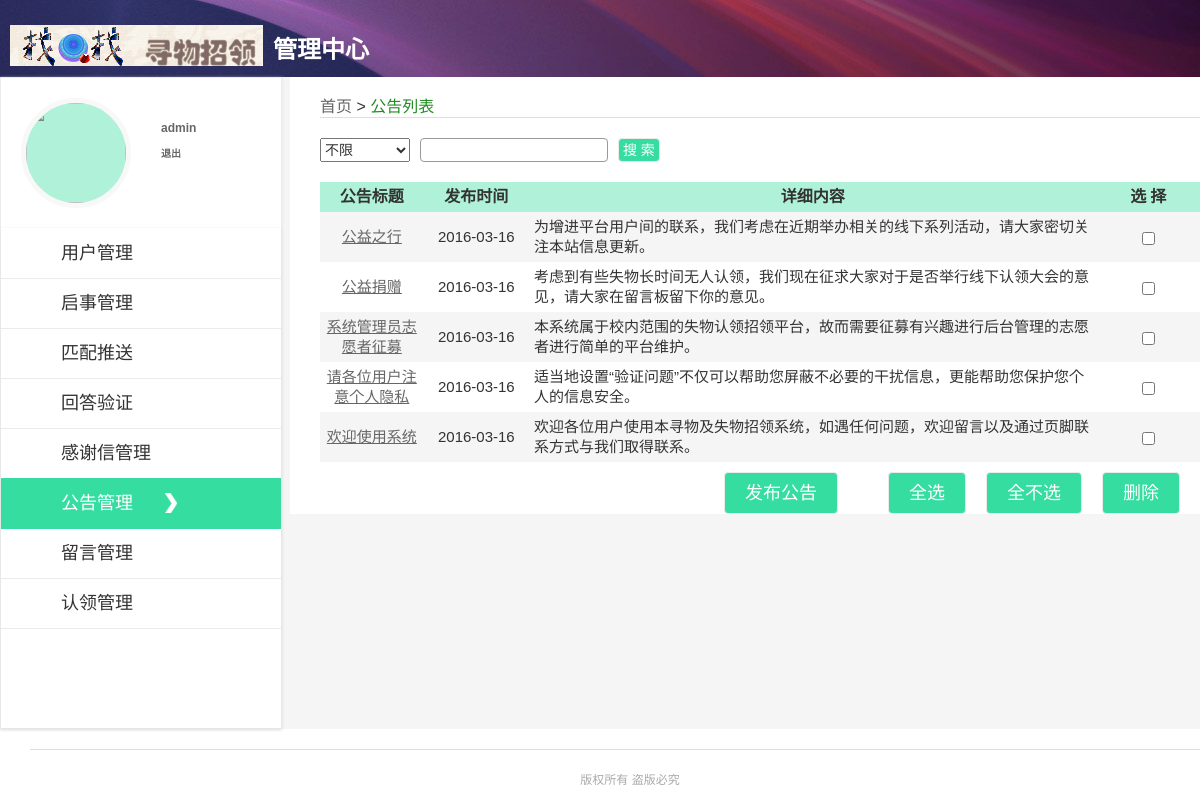
Page /graduation/admin/n_list.php (signed in) on the committed database.
### tables this page shows
CREATE TABLE `announce` (
  `a_id` int(11) NOT NULL AUTO_INCREMENT,
  `title` varchar(100) DEFAULT NULL,
  `context` varchar(255) DEFAULT NULL,
  `p_date` date DEFAULT NULL,
  `u_name` varchar(100) DEFAULT NULL,
  PRIMARY KEY (`a_id`)
);

### graduation/admin/n_list.php (called while the page is built, shortened)
<?php
require "isLogin.php";
require "../common/class/sepPage.php";
if(isset($_GET['page'])){
	$pageNow=$_GET['page'];
}else{
	$pageNow=1;
};
if(isset($_GET['keyword'])&&!empty($_GET['keyword'])){
	$keyword=$_GET['keyword'];
	if(isset($_GET['type'])&&$_GET['type']==0){
		$type=$_GET['type'];
		$condition="where (sign(locate('$keyword',title))+sign(locate('$keyword',context)))>0";
	}
	if(isset($_GET['type'])&&$_GET['type']==1){
		$type=$_GET['type'];
		$condition="where (sign(locate('$keyword',title)))>0";
	}
	if(isset($_GET['type'])&&$_GET['type']==2){
		$type=$_GET['type'];
		$condition="where (sign(locate('$keyword',context)))>0";
	}
	$params = array(
	    'table'=>'announce',
	    'pageNow'  =>$pageNow,
	    'condition'=>$condition,
	    'pageRows' =>12,
    	'order'=>'a_id'
	);
}else{
	$type=0;
	$keyword='';
	$params = array(
	    'table'=>'announce',
	    'pageNow'  =>$pageNow,
	    'pageRows' =>12,
    	'order'=>'a_id'
	);
}
if(!isset($_GET['type'])){
	$type=0;
}
$smarty=new SmartyProject();
$sepPage = new page($params);
$page=$sepPage->showData();
$smarty->assign('page',$page);
$smarty->assign('keyword',$keyword);
$smarty->assign('type',$type);
$smarty->assign('mid',$mid);
$smarty->assign('mname',$mname);
$smarty->assign('mheadImg',$mheadImg);
$smarty->assign('title','note');
$smarty->display('admin/n_list.tpl');
?>

### graduation/common/class/db.php (called while the page is built, shortened)
<?php
if (!class_exists('DB')) {
Class DB {
    private $link_id;
    public function connect($dbhost, $dbuser, $dbpw, $dbname, $pconnect = 0,$charset='utf8') {
        if( $pconnect==0 ) {
            $this->link_id = @mysql_connect($dbhost, $dbuser, $dbpw, true);
        } else {
            $this->link_id = @mysql_pconnect($dbhost, $dbuser, $dbpw);
            if(!$this->link_id){
                $this->halt("数据库持久连接失败");
            }
        }
    }
    public function query($sql) {
        $query = mysql_query($sql,$this->link_id);
        return $query;
    }
    public function get_all($sql,$result_type = MYSQL_ASSOC) {
        $query = $this->query($sql);
        $i = 0;
        $rt = array();
        while($row = mysql_fetch_array($query,$result_type)) {
            $rt[$i]=$row;
            $i++;
        }
        return $rt;
    }
}
}
?>

### graduation/common/class/sepPage.php (called while the page is built, shortened)
<?php
class page{
    public     $first_row;
    public     $list_rows;
    protected  $total_pages;
    protected  $total_rows;
    protected  $now_page;
    protected  $table;
    protected  $condition;
    protected  $select;
    protected  $order;
    public function __construct($data = array(),$db='')
    {
        if($db){
            $this->db=$db;
        }else{
            require_once "../common/class/db.php";
            $this->db=new DB;
        }
        $this->table=!empty($data['table']) ? $data['table'] : '';
        $this->condition=!empty($data['condition']) ? $data['condition'] : '';
        $this->select=!empty($data['select']) ? $data['select'] : '*';
        $this->order=!empty($data['order']) ? $data['order'] : 'p_date';
        $this->total_rows = $this->getCount($this->table,$this->condition);
        $this->list_rows         = !empty($data['pageRows']) && $data['pageRows'] <= 100 ? $data['pageRows'] : 15;
        $this->total_pages       = ceil($this->total_rows / $this->list_rows);
        if(!empty($data['pageNow']))
        {
            $this->now_page = intval($data['pageNow']);
        }else{
            $this->now_page   = 1;
        }
        $this->now_page   = $this->now_page <= 0 ? 1 : $this->now_page;
        $this->first_row = $this->list_rows * ($this->now_page - 1);
    }
    protected function getCount($table,$condition=''){
        $sql="select count(*) as total from $table $condition";
        $result= $this->db->query($sql);
        $count=mysql_result($result,0,'total');
        return $count;
    }
    protected function getData($table,$condition='',$select='',$order=''){
        $sql="select $select from $table $condition order by $order desc limit $this->first_row,$this->list_rows";
        $list= $this->db->get_all($sql);
        return $list;
    }
    public function showData()
    {
        if($this->total_pages > 0)
        {
            $return = array();
            $list=$this->getData($this->table,$this->condition,$this->select,$this->order);
            $return['list']=$list;
            $return['count']=$this->total_rows;
            $return['pageNow']=$this->now_page;
            $return['pageTotal']=$this->total_pages;
            $return['pageRows']= $this->list_rows;
            $return['pageNav']=array();
            for($i = 1;$i<=$this->total_pages;$i++)
            {
                if($i == $this->now_page)
                {
                    $return['pageNav'][$i]=array('class'=>'pageNow','text'=>$i,'pageIndex'=>$i);
                }
            }
            return $return;
        }
    }
}
?>

### graduation/common/templates_c/%%D7^D7F^D7F3EFC2%%n_list.tpl.php (the view, shortened to what this page needs)
<!DOCTYPE html>
<html>
<head>
<link rel="stylesheet" href="../common/templates/admin/css/mstyle.css">
</head>
<body>
<div class="wrapper clearfix">
    <div class="topbar">
        <div class="wrapper" style="padding-left:10px;">
            <div class="logo"> </div>
            <h1>管理中心</h1>
        </div>
    </div>
    <?php $_smarty_tpl_vars = $this->_tpl_vars;
$this->_tpl_vars = $_smarty_tpl_vars;
 ?>
    <div class="rightpart">
        <div class="breadpiece">
            <a href="index.php">首页</a><span> > </span><a class="on">公告列表</a>
        </div>
        <form action="" method="get">
            <ul class="sub-search clearfix">
            <select id="select1">
                <option value="0" <?php if (! $this->_tpl_vars['type']): ?>selected="selected"<?php endif; ?>>不限</option>
            </select>
            <input type="text" class="sub-keywords" style="margin-left:10px;" value="<?php echo $this->_tpl_vars['keyword']; ?>
" name="keyword">
            <input type="submit" class="select-btn thank submit"  value=" 搜 索 ">
            </ul>
        </form>
        <div class="list">
            <div class="notes">
                <table cellpadding="5" cellspacing="1">
                <thead>
                <tr>
                    <th>公告标题</th>
                    <th>发布时间</th>
                    <th class="notecellt">详细内容</th>
                    <th>选 择</th>
                </tr>
                </thead>
                <tbody>
                    <?php unset($this->_sections['key']);
$this->_sections['key']['name'] = 'key';
$this->_sections['key']['loop'] = is_array($_loop=$this->_tpl_vars['page']['list']) ? count($_loop) : max(0, (int)$_loop); unset($_loop);
$this->_sections['key']['show'] = true;
$this->_sections['key']['max'] = $this->_sections['key']['loop'];
$this->_sections['key']['step'] = 1;
$this->_sections['key']['start'] = $this->_sections['key']['step'] > 0 ? 0 : $this->_sections['key']['loop']-1;
if ($this->_sections['key']['show']) {
    $this->_sections['key']['total'] = $this->_sections['key']['loop'];
} else
    $this->_sections['key']['total'] = 0;
if ($this->_sections['key']['show']):
            for ($this->_sections['key']['index'] = $this->_sections['key']['start'], $this->_sections['key']['iteration'] = 1;
                 $this->_sections['key']['iteration'] <= $this->_sections['key']['total'];
                 $this->_sections['key']['index'] += $this->_sections['key']['step'], $this->_sections['key']['iteration']++):
$this->_sections['key']['rownum'] = $this->_sections['key']['iteration'];
$this->_sections['key']['index_prev'] = $this->_sections['key']['index'] - $this->_sections['key']['step'];
$this->_sections['key']['index_next'] = $this->_sections['key']['index'] + $this->_sections['key']['step'];
$this->_sections['key']['first']      = ($this->_sections['key']['iteration'] == 1);
$this->_sections['key']['last']       = ($this->_sections['key']['iteration'] == $this->_sections['key']['total']);
?>
                    <tr <?php if ($this->_sections['key']['index'] % 2 == 0): ?>class="hui"<?php endif; ?>>
                        <td><a href="n_edit.php?id=<?php echo $this->_tpl_vars['page']['list'][$this->_sections['key']['index']]['a_id']; ?>
" target="_blank"><?php echo $this->_tpl_vars['page']['list'][$this->_sections['key']['index']]['title']; ?>
</a></td>
                        <td><?php echo $this->_tpl_vars['page']['list'][$this->_sections['key']['index']]['p_date']; ?>
</td>
                        <td class="notecell"><?php echo $this->_tpl_vars['page']['list'][$this->_sections['key']['index']]['context']; ?>
</td>
                        <td><input type="checkbox" name="a[]" data-mid="<?php echo $this->_tpl_vars['page']['list'][$this->_sections['key']['index']]['a_id']; ?>
" /></td>
                    </tr>
                    <?php endfor; endif; ?>
                </tbody>
                </table>
            </div>
            <div class="clearfix">
                <a class="delete" href="javascript:;">删除</a>
                <a class="edit unselect" style="margin-left:0;" href="javascript:;">全不选</a>
                <a class="edit selectall" href="javascript:;">全选</a>
                <a class="edit" href="p_note.php" target="_blank">发布公告</a>
            </div>
        </div>
    </div>
</div>
<div class="footer">
	<div class="copyright">
        <div class="wrapper">
            版权所有 盗版必究
        </div>
	</div>
</div>
</body>
</html>

### graduation/common/templates/admin/css/mstyle.css (style rules this page uses)
html, body, ul, li, ol, dl, dd, dt, p, h1, h2, h3, h4, h5, h6, form, fieldset, legend, img { margin:0; padding:0; }
address, caption, cite, code, dfn, th, var { font-style:normal; font-weight:normal; }
ul, ol { list-style:none; }
input { padding-top:0; padding-bottom:0; font-family: "微软雅黑","SimSun","宋体"; }
select, input,.reset { vertical-align:middle; }
select, input, textarea { font-size:12px; margin:0; color:#333; padding:0; font:12px/20px "微软雅黑","SimSun","宋体","Arial Narrow",HELVETICA; }
input[type="text"], input[type="password"], textarea { outline-style:none; -webkit-appearance:none; }
table { border-collapse:collapse; }
body { color:#333; padding:0; font:12px/20px "微软雅黑","SimSun","宋体","Arial Narrow",HELVETICA; background:#f5f5f5; position: relative; }
.clearfix:after { content:"\0020";display:block;height:0;clear:both }
.clearfix { zoom:1 }
a { color:#666; text-decoration:none; }
.wrapper { width:1200px; margin: 0 auto; }
.topbar { height: 77px; background: url(../../images/ucenter_bar.jpg) no-repeat center top; }
.topbar .logo { width: 253px; height: 41px; margin-top: 25px; background: url(../../images/logo.png) no-repeat center; display:inline-block; float:left; }
.topbar h1 { color: #fff; padding: 40px 0 8px 0; display:inline-block; margin-left:10px; }
.rightpart { width:910px; float: right; background-color:#fff; padding-top:10px; }
.rightpart .breadpiece { border-bottom: solid 1px #dddddd;display:block; width: 880px; height: 20px; font-size:16px; margin:10px 0 20px 30px; }
.rightpart .breadpiece .on { color: #228B22; text-decoration:none; }
.search .thank,.sub-search .thank { cursor:pointer; margin-left: 10px; height: 24px; border: solid 1px #ebebeb; border-radius: 4px; font-size: 14px; background: #36dda0; color: #fff; }
.sub-search { padding:0 0 20px 30px; background:#fff; }
.sub-search .sub-keywords { border: #999 1px solid; height: 22px; padding-left: 5px; border-radius: 4px; }
.sub-search span,.sub-search select,.sub-search input { font-size:14px; float: left; height:22px; }
.sub-search select { width:90px; height:24px; line-height: 24px; font-size: 14px;font-family: "微软雅黑","SimSun","宋体"; }
.rightpart .list td a { text-decoration: underline; }
.rightpart .list { padding-left:30px; }
.rightpart .list .delete { cursor: pointer; height:40px; float: right; margin-right:20px; margin-top:10px; text-decoration: none; color: #fff; line-height: 40px; border: solid 1px #ebebeb; border-radius: 4px; text-align: center; font-size: 18px; padding: 0 20px; background: #36dda0; color: #fff; }
.rightpart .list .edit { cursor: pointer; margin-left: 30px; height: 40px; margin-right:20px; margin-top:10px; float: right; text-decoration: none; color: #fff; line-height: 40px; border: solid 1px #ebebeb; border-radius: 4px; font-size: 18px; padding:0 20px; background: #36dda0; color: #fff; }
.rightpart .list .notes { width:100%; }
.rightpart .list .notes table { text-align:center; background-color:#f5f5f5; font-size:15px; }
.rightpart .list .notes table tr { padding:5px; background-color:#fff; }
.rightpart .list .notes table td { width:100px; overflow:hidden; }
.rightpart .list .notes table thead tr { background-color:#aff1d9; width:100%; }
.rightpart .list .notes table .notecellt { width:600px; overflow:hidden; }
.rightpart .list .notes table .notecell { text-align:left; height: 20px; width:600px; overflow:hidden; }
.rightpart .list .notes table thead th { padding:5px; font-family: "微软雅黑","SimSun","宋体"; font-size:16px; font-weight:bolder; }
.rightpart .list .notes table .hui td { background-color:#f5f5f5; }
.footer { background: #fff; padding-top: 20px; padding-left: 30px; }
.footer .copyright { border-top: solid 1px #dddddd; padding: 20px 0; text-align: center; color: #aaaaaa; }

### rows in the picture
announce: title "公益之行", p_date "2016-03-16", context "为增进平台用户间的联系，我们考虑在近期举办相关的线下系列活动，请大家密切关注本站信息更新。"
announce: title "公益捐赠", p_date "2016-03-16", context "考虑到有些失物长时间无人认领，我们现在征求大家对于是否举行线下认领大会的意见，请大家在留言板留下你的意见。"
announce: title "系统管理员志愿者征募", p_date "2016-03-16", context "本系统属于校内范围的失物认领招领平台，故而需要征募有兴趣进行后台管理的志愿者进行简单的平台维护。"
announce: title "请各位用户注意个人隐私", p_date "2016-03-16", context "适当地设置“验证问题”不仅可以帮助您屏蔽不必要的干扰信息，更能帮助您保护您个人的信息安全。"
announce: title "欢迎使用系统", p_date "2016-03-16", context "欢迎各位用户使用本寻物及失物招领系统，如遇任何问题，欢迎留言以及通过页脚联系方式与我们取得联系。"

### other values in the picture
$this->_tpl_vars['mname'] "admin"
